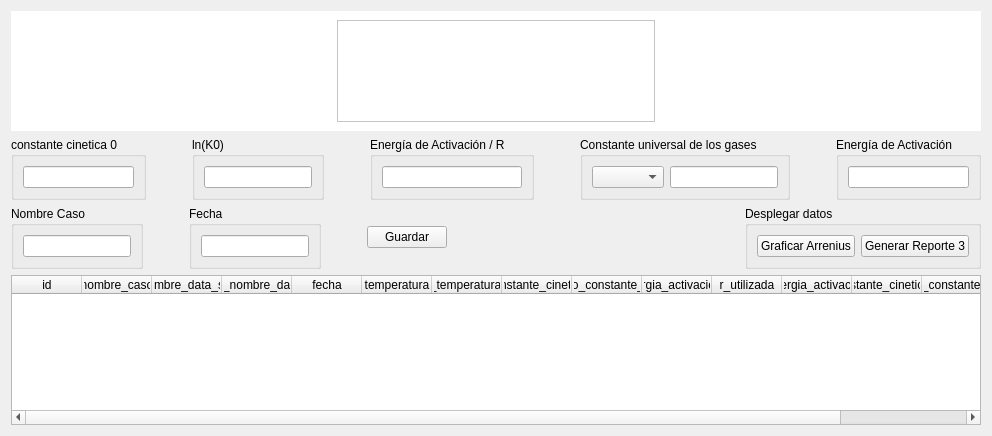
            <widget class="QWidget" name="a_tab">
             <attribute name="title">
              <string>Arrhenius</string>
             </attribute>
             <layout class="QVBoxLayout" name="verticalLayout_17">
              <item>
               <widget class="QFrame" name="horizontalLayout_29">
                <property name="styleSheet">
                 <string notr="true">background-color: rgb(255, 255, 255);</string>
                </property>
                <layout class="QHBoxLayout" name="horizontalLayout_24">
                 <item>
                  <spacer name="horizontalSpacer_17">
                   <property name="orientation">
                    <enum>Qt::Horizontal</enum>
                   </property>
                   <property name="sizeHint" stdset="0">
                    <size>
                     <width>40</width>
                     <height>20</height>
                    </size>
                   </property>
                  </spacer>
                 </item>
                 <item>
                  <widget class="QFrame" name="frame">
                   <property name="frameShape">
                    <enum>QFrame::StyledPanel</enum>
                   </property>
                   <property name="frameShadow">
                    <enum>QFrame::Raised</enum>
                   </property>
                   <layout class="QVBoxLayout" name="verticalLayout_8">
                    <property name="spacing">
                     <number>0</number>
                    </property>
                    <property name="leftMargin">
                     <number>0</number>
                    </property>
                    <property name="topMargin">
                     <number>0</number>
                    </property>
                    <property name="rightMargin">
                     <number>0</number>
                    </property>
                    <property name="bottomMargin">
                     <number>0</number>
                    </property>
                    <item>
                     <spacer name="verticalSpacer_8">
                      <property name="orientation">
                       <enum>Qt::Vertical</enum>
                      </property>
                      <property name="sizeHint" stdset="0">
                       <size>
                        <width>20</width>
                        <height>40</height>
                       </size>
                      </property>
                     </spacer>
                    </item>
                    <item>
                     <layout class="QHBoxLayout" name="horizontalLayout_25">
                      <item>
                       <spacer name="horizontalSpacer_9">
                        <property name="orientation">
                         <enum>Qt::Horizontal</enum>
                        </property>
                        <property name="sizeHint" stdset="0">
                         <size>
                          <width>40</width>
                          <height>20</height>
                         </size>
                        </property>
                       </spacer>
                      </item>
                      <item>
                       <layout class="QVBoxLayout" name="vista_grafica_arrhenius"/>
                      </item>
                      <item>
                       <spacer name="horizontalSpacer_18">
                        <property name="orientation">
                         <enum>Qt::Horizontal</enum>
                        </property>
                        <property name="sizeHint" stdset="0">
                         <size>
                          <width>40</width>
                          <height>20</height>
                         </size>
                        </property>
                       </spacer>
                      </item>
                      <item>
                       <layout class="QVBoxLayout" name="vista_tabla_df"/>
                      </item>
                      <item>
                       <spacer name="horizontalSpacer_19">
                        <property name="orientation">
                         <enum>Qt::Horizontal</enum>
                        </property>
                        <property name="sizeHint" stdset="0">
                         <size>
                          <width>40</width>
                          <height>20</height>
                         </size>
                        </property>
                       </spacer>
                      </item>
                     </layout>
                    </item>
                    <item>
                     <spacer name="verticalSpacer_10">
                      <property name="orientation">
                       <enum>Qt::Vertical</enum>
                      </property>
                      <property name="sizeHint" stdset="0">
                       <size>
                        <width>20</width>
                        <height>40</height>
                       </size>
                      </property>
                     </spacer>
                    </item>
                   </layout>
                  </widget>
                 </item>
                 <item>
                  <spacer name="horizontalSpacer_16">
                   <property name="orientation">
                    <enum>Qt::Horizontal</enum>
                   </property>
                   <property name="sizeHint" stdset="0">
                    <size>
                     <width>40</width>
                     <height>20</height>
                    </size>
                   </property>
                  </spacer>
                 </item>
                </layout>
               </widget>
              </item>
              <item>
               <layout class="QHBoxLayout" name="horizontalLayout_13">
                <item>
                 <widget class="QGroupBox" name="groupBox_14">
                  <property name="title">
                   <string>constante cinetica 0</string>
                  </property>
                  <layout class="QHBoxLayout" name="horizontalLayout_14">
                   <item>
                    <widget class="QLineEdit" name="k_0_calculado">
                     <property name="tabletTracking">
                      <bool>false</bool>
                     </property>
                     <property name="contextMenuPolicy">
                      <enum>Qt::DefaultContextMenu</enum>
                     </property>
                     <property name="toolTip">
                      <string extracomment="comentario aquí"/>
                     </property>
                     <property name="statusTip">
                      <string extracomment="cometario 2 aquí"/>
                     </property>
                     <property name="whatsThis">
                      <string extracomment="cometario 3 aquí"/>
                     </property>
                     <property name="text">
                      <string/>
                     </property>
                    </widget>
                   </item>
                  </layout>
                 </widget>
                </item>
                <item>
                 <spacer name="horizontalSpacer_20">
                  <property name="orientation">
                   <enum>Qt::Horizontal</enum>
                  </property>
                  <property name="sizeHint" stdset="0">
                   <size>
                    <width>40</width>
                    <height>20</height>
                   </size>
                  </property>
                 </spacer>
                </item>
                <item>
                 <widget class="QGroupBox" name="groupBox_15">
                  <property name="title">
                   <string>ln(K0)</string>
                  </property>
                  <layout class="QHBoxLayout" name="horizontalLayout_15">
                   <item>
                    <widget class="QLineEdit" name="ln_k_0_calculado">
                     <property name="tabletTracking">
                      <bool>false</bool>
                     </property>
                     <property name="contextMenuPolicy">
                      <enum>Qt::DefaultContextMenu</enum>
                     </property>
                     <property name="toolTip">
                      <string extracomment="comentario aquí"/>
                     </property>
                     <property name="statusTip">
                      <string extracomment="cometario 2 aquí"/>
                     </property>
                     <property name="whatsThis">
                      <string extracomment="cometario 3 aquí"/>
                     </property>
                     <property name="text">
                      <string/>
                     </property>
                    </widget>
                   </item>
                  </layout>
                 </widget>
                </item>
                <item>
                 <spacer name="horizontalSpacer_21">
                  <property name="orientation">
                   <enum>Qt::Horizontal</enum>
                  </property>
                  <property name="sizeHint" stdset="0">
                   <size>
                    <width>40</width>
                    <height>20</height>
                   </size>
                  </property>
                 </spacer>
                </item>
                <item>
                 <widget class="QGroupBox" name="groupBox_13">
                  <property name="title">
                   <string>Energía de Activación / R</string>
                  </property>
                  <layout class="QHBoxLayout" name="horizontalLayout_16">
                   <item>
                    <widget class="QLineEdit" name="ea_r_final">
                     <property name="tabletTracking">
                      <bool>false</bool>
                     </property>
                     <property name="contextMenuPolicy">
                      <enum>Qt::DefaultContextMenu</enum>
                     </property>
                     <property name="toolTip">
                      <string extracomment="comentario aquí"/>
                     </property>
                     <property name="statusTip">
                      <string extracomment="cometario 2 aquí"/>
                     </property>
                     <property name="whatsThis">
                      <string extracomment="cometario 3 aquí"/>
                     </property>
                     <property name="text">
                      <string/>
                     </property>
                    </widget>
                   </item>
                  </layout>
                 </widget>
                </item>
                <item>
                 <spacer name="horizontalSpacer_22">
                  <property name="orientation">
                   <enum>Qt::Horizontal</enum>
                  </property>
                  <property name="sizeHint" stdset="0">
                   <size>
                    <width>40</width>
                    <height>20</height>
                   </size>
                  </property>
                 </spacer>
                </item>
                <item>
                 <widget class="QGroupBox" name="groupBox_22">
                  <property name="title">
                   <string>Constante universal de los gases</string>
                  </property>
                  <layout class="QHBoxLayout" name="horizontalLayout_71">
                   <item>
                    <widget class="QComboBox" name="r_box"/>
                   </item>
                   <item>
                    <widget class="QLineEdit" name="r_edit">
                     <property name="text">
                      <string/>
                     </property>
                    </widget>
                   </item>
                  </layout>
                 </widget>
                </item>
                <item>
                 <spacer name="horizontalSpacer_23">
                  <property name="orientation">
                   <enum>Qt::Horizontal</enum>
                  </property>
                  <property name="sizeHint" stdset="0">
                   <size>
                    <width>40</width>
                    <height>20</height>
                   </size>
                  </property>
                 </spacer>
                </item>
                <item>
                 <widget class="QGroupBox" name="groupBox_23">
                  <property name="title">
                   <string>Energía de Activación</string>
                  </property>
                  <layout class="QHBoxLayout" name="horizontalLayout_26">
                   <item>
                    <widget class="QLineEdit" name="ea_final">
                     <property name="tabletTracking">
                      <bool>false</bool>
                     </property>
                     <property name="contextMenuPolicy">
                      <enum>Qt::DefaultContextMenu</enum>
                     </property>
                     <property name="toolTip">
                      <string extracomment="comentario aquí"/>
                     </property>
                     <property name="statusTip">
                      <string extracomment="cometario 2 aquí"/>
                     </property>
                     <property name="whatsThis">
                      <string extracomment="cometario 3 aquí"/>
                     </property>
                     <property name="text">
                      <string/>
                     </property>
                    </widget>
                   </item>
                  </layout>
                 </widget>
                </item>
               </layout>
              </item>
              <item>
               <layout class="QHBoxLayout" name="horizontalLayout_23">
                <item>
                 <layout class="QHBoxLayout" name="horizontalLayout_21">
                  <item>
                   <widget class="QGroupBox" name="groupBox_18">
                    <property name="title">
                     <string>Nombre Caso</string>
                    </property>
                    <layout class="QHBoxLayout" name="horizontalLayout_27">
                     <item>
                      <widget class="QLineEdit" name="nombre_caso_a_edit"/>
                     </item>
                    </layout>
                   </widget>
                  </item>
                  <item>
                   <spacer name="horizontalSpacer_24">
                    <property name="orientation">
                     <enum>Qt::Horizontal</enum>
                    </property>
                    <property name="sizeHint" stdset="0">
                     <size>
                      <width>40</width>
                      <height>20</height>
                     </size>
                    </property>
                   </spacer>
                  </item>
                  <item>
                   <widget class="QGroupBox" name="groupBox_35">
                    <property name="title">
                     <string>Fecha</string>
                    </property>
                    <layout class="QVBoxLayout" name="verticalLayout_60">
                     <item>
                      <widget class="QLineEdit" name="fecha_edit"/>
                     </item>
                    </layout>
                   </widget>
                  </item>
                  <item>
                   <spacer name="horizontalSpacer_25">
                    <property name="orientation">
                     <enum>Qt::Horizontal</enum>
                    </property>
                    <property name="sizeHint" stdset="0">
                     <size>
                      <width>40</width>
                      <height>20</height>
                     </size>
                    </property>
                   </spacer>
                  </item>
                  <item>
                   <widget class="QPushButton" name="agregar_a_btn">
                    <property name="text">
                     <string>Guardar</string>
                    </property>
                   </widget>
                  </item>
                 </layout>
                </item>
                <item>
                 <spacer name="horizontalSpacer_15">
                  <property name="orientation">
                   <enum>Qt::Horizontal</enum>
                  </property>
                  <property name="sizeHint" stdset="0">
                   <size>
                    <width>40</width>
                    <height>20</height>
                   </size>
                  </property>
                 </spacer>
                </item>
                <item>
                 <widget class="QGroupBox" name="groupBox_19">
                  <property name="title">
                   <string>Desplegar datos</string>
                  </property>
                  <layout class="QHBoxLayout" name="horizontalLayout_22">
                   <item>
                    <widget class="QPushButton" name="graficar_arrhenius">
                     <property name="text">
                      <string>Graficar Arrenius</string>
                     </property>
                    </widget>
                   </item>
                   <item>
                    <widget class="QPushButton" name="rep3">
                     <property name="text">
                      <string>Generar Reporte 3</string>
                     </property>
                    </widget>
                   </item>
                  </layout>
                 </widget>
                </item>
               </layout>
              </item>
              <item>
               <widget class="QTableWidget" name="datos_salida_arrhenius_tabla">
                <property name="minimumSize">
                 <size>
                  <width>0</width>
                  <height>150</height>
                 </size>
                </property>
                <property name="maximumSize">
                 <size>
                  <width>16777215</width>
                  <height>150</height>
                 </size>
                </property>
                <property name="focusPolicy">
                 <enum>Qt::NoFocus</enum>
                </property>
                <property name="showGrid">
                 <bool>false</bool>
                </property>
                <attribute name="horizontalHeaderMinimumSectionSize">
                 <number>50</number>
                </attribute>
                <attribute name="horizontalHeaderDefaultSectionSize">
                 <number>70</number>
                </attribute>
                <attribute name="horizontalHeaderStretchLastSection">
                 <bool>true</bool>
                </attribute>
                <attribute name="verticalHeaderVisible">
                 <bool>false</bool>
                </attribute>
                <column>
                 <property name="text">
                  <string>id</string>
                 </property>
                </column>
                <column>
                 <property name="text">
                  <string>nombre_caso</string>
                 </property>
                </column>
                <column>
                 <property name="text">
                  <string>id_nombre_data_salida</string>
                 </property>
                </column>
                <column>
                 <property name="text">
                  <string>id_nombre_data</string>
                 </property>
                </column>
                <column>
                 <property name="text">
                  <string>fecha</string>
                 </property>
                </column>
                <column>
                 <property name="text">
                  <string>temperatura</string>
                 </property>
                </column>
                <column>
                 <property name="text">
                  <string>reciproco_temperatura_absoluta</string>
                 </property>
                </column>
                <column>
                 <property name="text">
                  <string>constante_cinetica</string>
                 </property>
                </column>
                <column>
                 <property name="text">
                  <string>logaritmo_constante_cinetica</string>
                 </property>
                </column>
                <column>
                 <property name="text">
                  <string>energia_activacion_r</string>
                 </property>
                </column>
                <column>
                 <property name="text">
                  <string>r_utilizada</string>
                 </property>
                </column>
                <column>
                 <property name="text">
                  <string>energia_activacion</string>
                 </property>
                </column>
                <column>
                 <property name="text">
                  <string>constante_cinetica_0</string>
                 </property>
                </column>
                <column>
                 <property name="text">
                  <string>logaritmo_constante_cinetica_0</string>
                 </property>
                </column>
                <column>
                 <property name="text">
                  <string>detalles</string>
                 </property>
                </column>
               </widget>
              </item>
             </layout>
            </widget>
